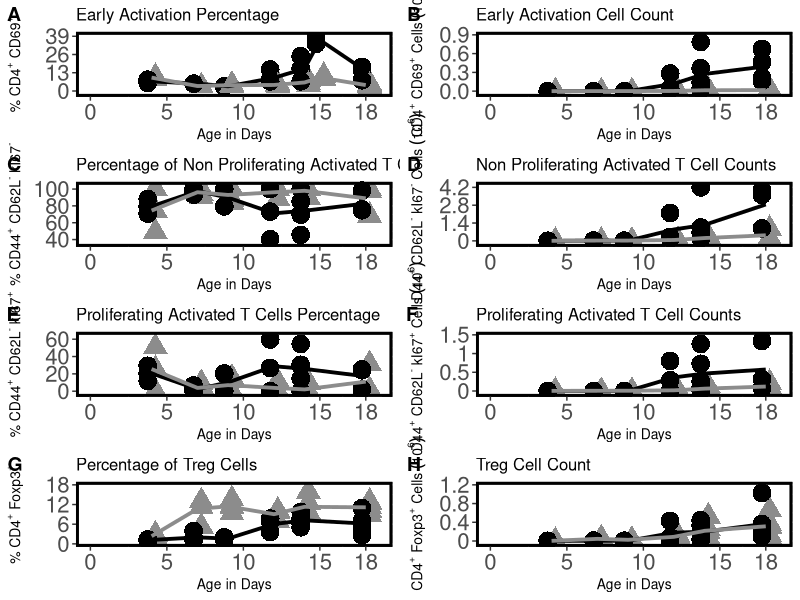

Generate this figure with R:
############################################
#
# Generates a figure that will be edited in inkscape
# TODO: I need to make the file locations a relative location
#
#
#


library(scales)
library(ggplot2)
library(scales)
library(tidyr)
library(ggpubr)


#-----------------------------------------------------------#
#                     Plot parameters
#-----------------------------------------------------------#


dotSize = 6
xAxisTextSize = 10
yAxisTextSize = 10
titleAxisTextSize = 12
panelBorder = 2

#Makign a function that change the decimal places ofy axis values
scaleFUN <- function(x) sprintf("%.1f", x)

#Creating Y axis label for D-F
# YlabelDF = expression(CD44^"+"~CD62L^"-"~(10^6))
YlabelA =  expression("%"~CD4^"+"~CD69^"+")
YlabelB =  expression(~CD4^"+"~CD69^"+"~"Cells"~(10^6))
YlabelC = expression("%"~CD44^"+"~CD62L^"-"~kI67^"-")
YlabelD = expression(~CD44^"+"~CD62L^"-"~kI67^"-"~"Cells"~(10^6))
YlabelE = expression("%"~CD44^"+"~CD62L^"-"~kI67^"+")
YlabelF = expression(~CD44^"+"~CD62L^"-"~kI67^"+"~"Cells"~(10^6))
YlabelG = expression("%"~CD4^"+"~Foxp3^"+")
YlabelH = expression(CD4^"+"~Foxp3^"+"~"Cells"~(10^6))


#Color selection 
WTColor = "#8c8c8c"
KOColor = "#000000"

#-----------------------------------------------------------#
#                     Data Prep                             #
#-----------------------------------------------------------#

WTProl = read.csv('../../RawData/WTProl.csv')
KOProl = read.csv('../../RawData/KOProl.csv')
ActivatedWTSpleen = read.csv('../../RawData/ActivatedWTSpleen.csv')
ActivatedKOSpleen = read.csv('../../RawData/ActivatedKOSpleen.csv')

# CD69Data = read.csv('C:/Laptop Backups/HomestaticExpansionProject/ModelData/CD69DataFromGen.csv')
# #Removing day 0, because it is always weird
# CD69Data = subset(CD69Data, Age > 0 & Age < 19)



#=============================================================================================#
#--------------------------- Figure 1A - Early Activation Percentage--------------------------#
#=============================================================================================#
#Reduce all y axis lower limit by 0.0769 of the max value
# Percentage of CD44+CD62L-CD69+ cells

ActT = read.csv('../../Data/TCellActivationSummary.csv')

ActT$Genotype[ActT$Genotype == "IL-2-KO"] = "KO"
ActT$Genotype[ActT$Genotype == "IL-2-HET"] = "WT"
ActT$Genotype[ActT$Genotype == "CD25-KO"] = "KO"

ActT = ActT[!(ActT$Genotype == ""),]
ActT = subset(ActT, Age <= 18 & Age > 0)

ActT = ActT[ActT$Age != 16, ]

CD4CD69 =
  ggplot(ActT, aes(Age, pct_CD4_CD69_pos, color = Genotype, shape = Genotype))+
  scale_color_manual(values = c(KOColor, WTColor))+
  geom_point(position = position_dodge(1), size = dotSize)+
  scale_x_continuous(breaks = c(0,5,10,15,18), limits=c(0,18.8))+
  scale_y_continuous(limits=c(-2.052, 40), breaks = c(0, 13, 26, 39))+
  labs(titles = "Early Activation Percentage", x = "Age in Days", y =YlabelA)+
  theme(panel.background = element_rect(fill = "white", colour = "black"),
        # legend.position = c(0.15, 0.85),
        legend.position = "none",
        axis.title.x = element_text(colour="black", size=xAxisTextSize),
        axis.title.y = element_text( colour = "black", size = yAxisTextSize),
        plot.title = element_text(lineheight=.8,  size = titleAxisTextSize),
        #axis.ticks.length=unit(.25, "cm"),
        text = element_text(size=20),
        panel.border = element_rect(color = "black",
                                    fill = "NA",
                                    size = panelBorder))+
    stat_summary(aes(group=Genotype, color = Genotype), fun=mean, geom="line", lwd = 1.3)
# 0 - (40 * 0.0513)
# seq(0, 39, length.out = 4)
#=============================================================================================#
#------------------------- Figure 1B - Early Activation Count --------------------------------#
#=============================================================================================#
#Total count of CD44+CD62L-CD69+ cells

ActivatedWTSpleen$EarlyActivatedCD4CTWT = ActivatedWTSpleen$EarlyActivatedCD4CT 
#Setting up Data
EarlyActivatedCD4CTWT = subset(ActivatedWTSpleen, select = c("EarlyActivatedCD4CTWT", "Age"))
LongEarlyActivatedCD4CTWT = gather(EarlyActivatedCD4CTWT, variable, value, -Age)

EarlyActivatedCD4CTKO = subset(ActivatedKOSpleen, select = c("EarlyActivatedCD4CT", "Age"))
LongEarlyActivatedCD4CTKO = gather(EarlyActivatedCD4CTKO, variable, value, -Age)
LongEarlyActivatedCD4CT = rbind(LongEarlyActivatedCD4CTWT, LongEarlyActivatedCD4CTKO)

LongEarlyActivatedCD4CT$variable = factor(LongEarlyActivatedCD4CT$variable, 
                                          levels = c("EarlyActivatedCD4CT", "EarlyActivatedCD4CTWT"), 
                                          labels = c( "KO", "WT"))

EarlyActivated_CT =
  ggplot(LongEarlyActivatedCD4CT, aes(x = Age, y = value, color = variable, shape = variable)) + 
  geom_point(position = position_dodge(1), size = dotSize)+
  stat_summary(aes(group=variable, color = variable), fun=mean, geom="line", lwd = 1.3)+
  labs(titles = "Early Activation Cell Count", x = "Age in Days", y = YlabelB)+
  theme(panel.background = element_rect(fill = "white", colour = "black"),
        legend.position = "none",
        axis.title.x = element_text(colour="black", size=xAxisTextSize),
        axis.title.y = element_text( colour = "black", size = yAxisTextSize),
        plot.title = element_text(lineheight=.8,  size = titleAxisTextSize),
        #axis.ticks.length=unit(.25, "cm"),
        text = element_text(size=20),
        panel.border = element_rect(color = "black",
                                    fill = "NA",
                                    size = panelBorder))+
  scale_y_continuous(breaks = c(0.0, 0.3, 0.6, 0.9), limits=c(-0.043605, 0.9))+
  scale_x_continuous(breaks = c(0,5,10,15,18), limits=c(0,18.8))+
  scale_color_manual(values = c(KOColor, WTColor))+
  guides(color = guide_legend("Legend"))

# 0 - (0.85*0.0513)
# seq(0, 0.9, length.out = 4)

#=============================================================================================#
#-------------------- Figure 1C - Non proliferating Activated T Cells % ----------------------#
#=============================================================================================#
#Percentage of CD44+CD62L-KI-67-



WTProl$NonProlActivatedRatioWT = WTProl$NonProlActivatedRatio * 100
KOProl$NonProlActivatedRatio = KOProl$NonProlActivatedRatio * 100 

#Setting up Data
NonProlActivatedRatioWT = subset(WTProl, select = c("NonProlActivatedRatioWT", "Age"))
LongNonProlActivatedRatioWT = gather(NonProlActivatedRatioWT, variable, value, -Age)

NonProlActivatedRatioKO = subset(KOProl, select = c("NonProlActivatedRatio", "Age"))
LongNonProlActivatedRatioKO = gather(NonProlActivatedRatioKO, variable, value, -Age)
LongNonProlActivatedRatio = rbind(LongNonProlActivatedRatioWT, LongNonProlActivatedRatioKO)

LongNonProlActivatedRatio$variable = factor(LongNonProlActivatedRatio$variable, 
                                      levels = c("NonProlActivatedRatio", "NonProlActivatedRatioWT"), 
                                      labels = c("KO", "WT"))

NonProlActT_pct =
  ggplot(LongNonProlActivatedRatio, aes(x = Age, y = value, color = variable, shape = variable)) + 
  geom_point(position = position_dodge(1), size = dotSize)+
  stat_summary(aes(group=variable, color = variable), fun=mean, geom="line", lwd = 1.3)+
  labs(titles = "Percentage of Non Proliferating Activated T Cells", x = "Age in Days", y = YlabelC)+
  theme(panel.background = element_rect(fill = "white", colour = "black"),
        legend.position = "none",
        axis.title.x = element_text(colour="black", size=xAxisTextSize),
        axis.title.y = element_text( colour = "black", size = yAxisTextSize),
        plot.title = element_text(lineheight=.8,  size = titleAxisTextSize),
        #axis.ticks.length=unit(.25, "cm"),
        text = element_text(size=20),
        panel.border = element_rect(color = "black",
                                    fill = "NA",
                                    size = panelBorder))+
  scale_y_continuous(breaks = c(40, 60, 80, 100), limits=c(34.87, 105))+
  scale_x_continuous(breaks = c(0,5,10,15,18), limits=c(0,18.8))+
  scale_color_manual(values = c(KOColor, WTColor))+
  guides(color = guide_legend("Legend"))

# 40 - (100*0.0513)
#=============================================================================================#
#-------------------- Figure 1D - Non proliferating Activated T Cells Count ----------------------#
#=============================================================================================#
#Percentage of CD44+CD62L-KI-67-

WTProl$NonProlActivatedCTWT = WTProl$NonProlActivatedCT


# plot(WTProl$Age,WTProl$NonProlActivatedCT, ylim = c(0, 1000000))
# plot(KOProl$Age, KOProl$NonProlActivatedCT, ylim = c(0, 1000000))
# 
# max(KOProl$NonProlActivatedCT)
# max(WTProl$NonProlActivatedCT)

#Setting up Data
NonProlActivatedCTWT = subset(WTProl, select = c("NonProlActivatedCTWT", "Age"))
LongNonProlActivatedCTWT = gather(NonProlActivatedCTWT, variable, value, -Age)

NonProlActivatedCTKO = subset(KOProl, select = c("NonProlActivatedCT", "Age"))
LongNonProlActivatedCTKO = gather(NonProlActivatedCTKO, variable, value, -Age)
LongNonProlActivatedCT = rbind(LongNonProlActivatedCTWT, LongNonProlActivatedCTKO)

LongNonProlActivatedCT$variable = factor(LongNonProlActivatedCT$variable, 
                                            levels = c("NonProlActivatedCT", "NonProlActivatedCTWT"), 
                                            labels = c("KO", "WT"))

NonProlActT_CT =
ggplot(LongNonProlActivatedCT, aes(x = Age, y = value, color = variable, shape = variable)) + 
  geom_point(position = position_dodge(1), size = dotSize)+
  stat_summary(aes(group=variable, color = variable), fun=mean, geom="line", lwd = 1.3)+
  labs(titles = "Non Proliferating Activated T Cell Counts", x = "Age in Days", y = YlabelD)+
  theme(panel.background = element_rect(fill = "white", colour = "black"),
       legend.position = "none",
        axis.title.x = element_text(colour="black", size=xAxisTextSize),
        axis.title.y = element_text( colour = "black", size = yAxisTextSize),
        plot.title = element_text(lineheight=.8,  size = titleAxisTextSize),
        #axis.ticks.length=unit(.25, "cm"),
        text = element_text(size=20),
       panel.border = element_rect(color = "black",
                                   fill = "NA",
                                   size = panelBorder))+
  scale_y_continuous(limits=c(-235980, 4400000), breaks = c(0, 1400642, 2801284, 4201926), 
                     labels = c(0.0, 1.4, 2.8, 4.2))+
  scale_x_continuous(breaks = c(0,5,10,15,18), limits=c(0,18.8))+
  scale_color_manual(values = c(KOColor, WTColor))+
  guides(color = guide_legend("Legend"))

# max(LongNonProlActivatedCT$value)
# seq(0, 4201926, length.out = 4)
# 0 - (4600000*0.0513)
#=============================================================================================#
#------------------- Figure 1E - Proliferating Activated T Cells Percentage ------------------#
#=============================================================================================#
#Count of CD44+CD62L-KI-67+

WTProl$ActivatedProlRatioWT = WTProl$ActivatedProlRatio * 100
KOProl$ActivatedProlRatio = KOProl$ActivatedProlRatio * 100

#Setting up Data
ActivatedProlRatioWT = subset(WTProl, select = c("ActivatedProlRatioWT", "Age"))
LongActivatedProlRatioWT = gather(ActivatedProlRatioWT, variable, value, -Age)

ActivatedProlRatioKO = subset(KOProl, select = c("ActivatedProlRatio", "Age"))
LongActivatedProlRatioKO = gather(ActivatedProlRatioKO, variable, value, -Age)
LongActivatedProlRatio = rbind(LongActivatedProlRatioWT, LongActivatedProlRatioKO)

LongActivatedProlRatio$variable = factor(LongActivatedProlRatio$variable, 
                                            levels = c("ActivatedProlRatio", "ActivatedProlRatioWT"), 
                                            labels = c("KO", "WT"))

ProlActT_pct =
ggplot(LongActivatedProlRatio, aes(x = Age, y = value, color = variable, shape = variable)) + 
  geom_point(position = position_dodge(1), size = dotSize)+
  stat_summary(aes(group=variable, color = variable), fun=mean, geom="line", lwd = 1.3)+
  labs(titles = "Proliferating Activated T Cells Percentage", x = "Age in Days", y = YlabelE)+
  theme(panel.background = element_rect(fill = "white", colour = "black"),
       legend.position = "none",
        axis.title.x = element_text(colour="black", size=xAxisTextSize),
        axis.title.y = element_text( colour = "black", size = yAxisTextSize),
        plot.title = element_text(lineheight=.8,  size = titleAxisTextSize),
        #axis.ticks.length=unit(.25, "cm"),
        text = element_text(size=20),
       panel.border = element_rect(color = "black",
                                   fill = "NA",
                                   size = panelBorder))+
  scale_y_continuous(breaks = c(0, 20, 40, 60), limits=c(-3.078, 65))+
  scale_x_continuous(breaks = c(0,5,10,15,18), limits=c(0,18.8))+
  scale_color_manual(values = c(KOColor, WTColor))+
  guides(color = guide_legend("Legend"))

# 0 - (60*0.0513)
#=============================================================================================#
#----------------------- Figure 1F - Proliferating Activated T Cells Count -------------------#
#=============================================================================================#
WTProl$ActivatedProlCTWT = WTProl$ActivatedProlCT

#Setting up Data
ActivatedProlCTWT = subset(WTProl, select = c("ActivatedProlCTWT", "Age"))
LongActivatedProlCTWT = gather(ActivatedProlCTWT, variable, value, -Age)

ActivatedProlCTKO = subset(KOProl, select = c("ActivatedProlCT", "Age"))
LongActivatedProlCTKO = gather(ActivatedProlCTKO, variable, value, -Age)
LongActivatedProlCT = rbind(LongActivatedProlCTWT, LongActivatedProlCTKO)

LongActivatedProlCT$variable = factor(LongActivatedProlCT$variable, levels = c("ActivatedProlCT", "ActivatedProlCTWT"), labels = c("KO", "WT"))

ProlActT_CT =
ggplot(LongActivatedProlCT, aes(x = Age, y = value, color = variable, shape = variable)) + 
  geom_point(position = position_dodge(1), size = dotSize)+
  stat_summary(aes(group=variable, color = variable), fun=mean, geom="line", lwd = 1.3)+
  labs(titles = "Proliferating Activated T Cell Counts", x = "Age in Days", y = YlabelF)+
  theme(panel.background = element_rect(fill = "white", colour = "black"),
       legend.position = "none",
        axis.title.x = element_text(colour="black", size=xAxisTextSize),
        axis.title.y = element_text( colour = "black", size = yAxisTextSize),
        plot.title = element_text(lineheight=.8,  size = titleAxisTextSize),
        #axis.ticks.length=unit(.25, "cm"),
        text = element_text(size=20),
       panel.border = element_rect(color = "black",
                                   fill = "NA",
                                   size = panelBorder))+
  scale_y_continuous(limits=c(-76900.01, 1500000), breaks = c( 0, 500000, 1000000, 1500000), 
                     labels = c(0, 0.5, 1.0, 1.5))+
  scale_x_continuous(breaks = c(0,5,10,15,18), limits=c(0,18.8))+
  scale_color_manual(values = c(KOColor, WTColor))+
  guides(color = guide_legend("Legend"))

# 0 - (1500000*0.0513)

#=============================================================================================#
#--------------------------------- Figure 1G - Treg Percentage -------------------------------#
#=============================================================================================#
ActivatedWTSpleen$X4TregRatio = ActivatedWTSpleen$X4TregRatio * 100
ActivatedKOSpleen$X4TregRatio = ActivatedKOSpleen$X4TregRatio * 100


ActivatedWTSpleen$X4TregRatioWT = ActivatedWTSpleen$X4TregRatio  
#Setting up Data
X4TregRatioWT = subset(ActivatedWTSpleen, select = c("X4TregRatioWT", "Age"))
LongX4TregRatioWT = gather(X4TregRatioWT, variable, value, -Age)

X4TregRatioKO = subset(ActivatedKOSpleen, select = c("X4TregRatio", "Age"))
LongX4TregRatioKO = gather(X4TregRatioKO, variable, value, -Age)
LongX4TregRatio = rbind(LongX4TregRatioWT, LongX4TregRatioKO)

LongX4TregRatio$variable = factor(LongX4TregRatio$variable, levels = c("X4TregRatio", "X4TregRatioWT"),
                                  labels = c("KO", "WT"))

Treg_pct =
ggplot(LongX4TregRatio, aes(x = Age, y = value, color = variable, shape = variable)) + 
  geom_point(position = position_dodge(1), size = dotSize)+
  stat_summary(aes(group=variable, color = variable), fun=mean, geom="line", lwd = 1.3)+
  labs(titles = "Percentage of Treg Cells", x = "Age in Days", y = YlabelG)+
  theme(panel.background = element_rect(fill = "white", colour = "black"),
       legend.position = "none",
        axis.title.x = element_text(colour="black", size=xAxisTextSize),
        axis.title.y = element_text( colour = "black", size = yAxisTextSize),
        plot.title = element_text(lineheight=.8,  size = titleAxisTextSize),
        #axis.ticks.length=unit(.25, "cm"),
        text = element_text(size=20),
       panel.border = element_rect(color = "black",
                                   fill = "NA",
                                   size = panelBorder))+
  scale_y_continuous(limits=c(0, 18), breaks = c(0, 6, 12, 18))+
  scale_x_continuous(breaks = c(0,5,10,15,18), limits=c(0,18.8))+
  scale_color_manual(values = c(KOColor, WTColor))+
  guides(color = guide_legend("Legend"))

# 1.079 - (16*0.0513)
# seq(0, 18, length.out = 4)

#=============================================================================================#
#----------------------------------- Figure 2H - Treg Count ----------------------------------#
#=============================================================================================#

ActivatedWTSpleen$X4TregCTWT = ActivatedWTSpleen$X4TregCT  
#Setting up Data
X4TregCTWT = subset(ActivatedWTSpleen, select = c("X4TregCTWT", "Age"))
LongX4TregCTWT = gather(X4TregCTWT, variable, value, -Age)

X4TregCTKO = subset(ActivatedKOSpleen, select = c("X4TregCT", "Age"))
LongX4TregCTKO = gather(X4TregCTKO, variable, value, -Age)
LongX4TregCT = rbind(LongX4TregCTWT, LongX4TregCTKO)

LongX4TregCT$variable = factor(LongX4TregCT$variable, levels = c( "X4TregCT", "X4TregCTWT"), labels = c("KO", "WT"))

Treg_CT =
ggplot(LongX4TregCT, aes(x = Age, y = value, color = variable, shape = variable)) + 
  geom_point(position = position_dodge(1), size = dotSize)+
  stat_summary(aes(group=variable, color = variable), fun=mean, geom="line", lwd = 1.3)+
  labs(titles = "Treg Cell Count", x = "Age in Days", y = YlabelH)+
  theme(panel.background = element_rect(fill = "white", colour = "black"),
        legend.position = "none",
        axis.title.x = element_text(colour="black", size=xAxisTextSize),
        axis.title.y = element_text( colour = "black", size = yAxisTextSize),
        plot.title = element_text(lineheight=.8,  size = titleAxisTextSize),
        #axis.ticks.length=unit(.25, "cm"),
        text = element_text(size=20),
        panel.border = element_rect(color = "black",
                                    fill = "NA",
                                    size = panelBorder))+
  # scale_y_continuous(breaks = seq(0,3880000, length.out = 5))+
  scale_y_continuous(limits=c(-61560, 1200000), breaks = c(0, 400000, 800000, 1200000), 
                     labels = c(0, 0.4, 0.8, 1.2))+
  scale_x_continuous(breaks = c(0,5,10,15,18), limits=c(0,18.8))+
  scale_color_manual(values = c(KOColor, WTColor))+
  guides(color = guide_legend(guide_legend(title = "Genotype")))


# 0-(1200000*0.0513)

#-----------------------------------------------------------------------------------------------#
#---------------------------------- Final Figure arrangement------------------------------------#
#-----------------------------------------------------------------------------------------------#

a = ggarrange(CD4CD69, EarlyActivated_CT, NonProlActT_pct, NonProlActT_CT, ProlActT_pct, ProlActT_CT,Treg_pct,Treg_CT,
              labels = c("A", "B", "C", "D", "E", "F", "G", "H"),
              ncol = 2, nrow = 4, widths = c(1, 1), align = "v")
# height - 1559 width = 837
# ggsave(file = "C:/Laptop Backups/HomestaticExpansionProject/Figures/ForPaper/Figure 1 - Wt vs KO/Figure1_V4_018nodata.pdf", a,
#        height = 11,
#        width = 8)

ggsave(file = "../../Plots/Figure1.pdf", a,
       height = 11,
       width = 8)


#------------------#
# For the Legned
#------------------#
# 
# ggplot(LongActivatedProlCT, aes(x = Age, y = value, color = variable)) +
#   geom_point(position = position_dodge(1), size = dotSize)+
#   stat_summary(aes(group=variable, color = variable), fun=mean, geom="line")+
#   labs(titles = "Proliferating Activated T Cells", x = "Age in Days", y = YlabelDF)+
#   theme(panel.background = element_rect(fill = "white", colour = "black"),
#         legend.key = element_rect(fill = "white", colour = "black"),
#         legend.background = (element_rect(colour= "black", fill = "white")),
#         axis.title.x = element_text( colour="black", size=20),
#         axis.title.y = element_text( colour = "black", size = yAxisTextSize),
#         plot.title = element_text(lineheight=.8,  size = titleAxisTextSize),
#         #axis.ticks.length=unit(.25, "cm"),
#         text = element_text(size=20))+
#   # scale_y_continuous(breaks =seq(0,2138000, length.out = 5 ))+
#   scale_y_continuous(limits=c(0, 7072000), breaks = c(0, 1768000, 3536000, 5304000, 7072000), labels = c(0, 1.7, 3.5, 5.3, 7.0))+
#   scale_x_continuous(breaks = c(0,5,10,15,18), limits=c(0,18.8))+
#   scale_color_manual(labels = c("WT", "IL-2 KO"), values = c(KOColor, WTColor))+
#   guides(color = guide_legend(guide_legend(title = "Genotype")))
# 
# ggsave(file = "~/my.work/PhD/HomestaticExpansionProject/Figures/ForPaper/Figure2/legend.pdf", JustForLegend,
#        height = 8,
#        width = 15)

